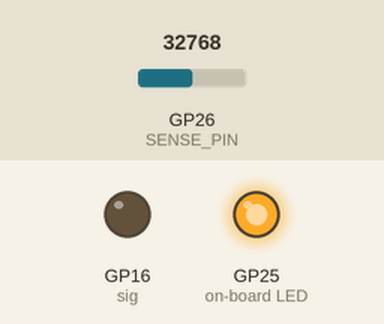
A program run on a simulated Raspberry Pi Pico running MicroPython. On the bench: output pins drawn as LEDs (lit = HIGH). Inputs (shaded band) come from the test bench; at power-on: GP26 (SENSE_PIN) = 32768 (analog values on the 0–65535 scale). What the program prints to the serial console is not drawn. At 0.2 s the program stops and its outputs stay as they are.

Above: at 0.3 s.
Timing chart, 0 to 1.7 s (numbered marks = the images above):
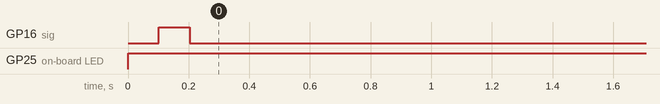

The program:

buzzer_id.py
```python
"""Buzzer identification -- measure its DC resistance to find out what it is.

Board:  Raspberry Pi Pico W (RP2040, 2022).
Run:    uv run mpremote run "pi pico/picoW/buzzer_id.py"
Or via the Pi the Pico is plugged into (see README section 5):
        scp "pi pico/picoW/buzzer_id.py" my-pi:/tmp/ && ssh -t my-pi '~/.local/bin/mpremote run /tmp/buzzer_id.py'

WHY BOTHER

Two very different parts get sold as "passive buzzer", and they need opposite
treatment:

    piezo     a ceramic disc. Electrically a capacitor -- open circuit to DC,
              draws microamps. The series resistor protects nothing; it only
              throttles volume. Drop it as low as you like.
    magnetic  a coil, like a tiny speaker. 8-16 ohms. The series resistor is
              the ONLY thing standing between a 12mA-rated GPIO and a ~200mA
              short. Do not remove it.

They look identical from the outside. Guessing wrong in one direction leaves
you needlessly quiet; guessing wrong in the other slowly kills a pin.

A multimeter across the buzzer's two legs answers this in five seconds --
open circuit means piezo, a handful of ohms means magnetic. This script is
for when you do not have one to hand.

HOW IT WORKS

Your existing wiring is already a voltage divider, it just has nothing
reading the middle of it:

    GP16 ---[ series R ]---+--- buzzer ---> GND
                           |
                           +--- GP26   <-- add this one jumper (pin 31)

Drive GP16 high and read the junction with the ADC. No current flows through
an open circuit, so nothing drops across the series resistor:

    piezo (open)     junction sits at ~3.3V   -> reads full scale
    magnetic (16R)   3.3 * 16/346 = ~0.15V    -> reads near zero

That is not a subtle difference needing careful calibration. It is one end of
the range or the other.

WIRING TO ADD -- one jumper:

    junction between the resistor and the buzzer  ->  GP26   physical pin 31

The junction is the breadboard row where the resistor's second leg meets the
buzzer wire. Leave everything else exactly as it is.

Remove the jumper afterwards; it does nothing during normal operation, but
GP26 is the pin you would want for a battery-voltage sense later on.

SAFETY: this drives GP16 high into whatever is there for a few milliseconds
at a time. Worst case (a 16 ohm coil behind 330R) is ~9.5mA, inside spec.
Do NOT run this with the series resistor already removed.
"""

import machine
import time

SIG_PIN = 16
SENSE_PIN = 26

# Must match the resistor actually fitted, or the sum is wrong.
SERIES_R = 330

VREF = 3.3
SAMPLES = 64

# Above this, essentially no current is flowing -- an open circuit.
PIEZO_V = 3.0
# Below this, the series resistor is dropping nearly everything -- a low
# resistance load.
MAGNETIC_V = 1.0


machine.Pin("LED", machine.Pin.OUT).value(1)

sig = machine.Pin(SIG_PIN, machine.Pin.OUT)
adc = machine.ADC(SENSE_PIN)


def read_v():
    total = 0
    for _ in range(SAMPLES):
        total += adc.read_u16()
    return (total / SAMPLES) * VREF / 65535


try:
    sig.value(0)
    time.sleep_ms(100)
    idle_v = read_v()

    sig.value(1)
    time.sleep_ms(100)
    driven_v = read_v()
    sig.value(0)

    print("junction idle   : %.3f V" % idle_v)
    print("junction driven : %.3f V" % driven_v)

    if idle_v > 0.3:
        # A pin pulled low should sit at 0V. Anything else means the sense
        # jumper is not where it should be, or is not connected at all.
        print("\nidle voltage should be ~0V. Check the GP26 jumper is in the")
        print("junction row -- between the resistor and the buzzer, not on")
        print("the GP16 side of the resistor.")

    if driven_v >= PIEZO_V:
        print("\nPIEZO -- open circuit, no measurable current.")
        print("The %dR is only limiting volume, not protecting anything." % SERIES_R)
        print("Safe to drop it to 100R, or short it out entirely.")
    elif driven_v <= MAGNETIC_V:
        r = SERIES_R * driven_v / (VREF - driven_v)
        ma = (VREF / (SERIES_R + r)) * 1000
        print("\nMAGNETIC -- roughly %.1f ohms." % r)
        print("At %dR that is %.1f mA, against a 12mA pin rating." % (SERIES_R, ma))
        print("Dropping to 100R would be %.1f mA. Keep the resistor;" %
              ((VREF / (100 + r)) * 1000))
        print("use an NPN transistor if you want it louder.")
    else:
        r = SERIES_R * driven_v / (VREF - driven_v)
        print("\nInconclusive -- about %.0f ohms, between the two cases." % r)
        print("Neither a clean open circuit nor a low-resistance coil.")
        print("Suspect the wiring before believing this number.")
finally:
    sig.value(0)
    print("\ndone -- remove the GP26 jumper")
```

Measured:
- by itself, GP16 (sig): LOW → HIGH at 0.10 s, → LOW 0.10 s later
- by itself, GP25 (on-board LED): LOW → HIGH at 0.00 s
